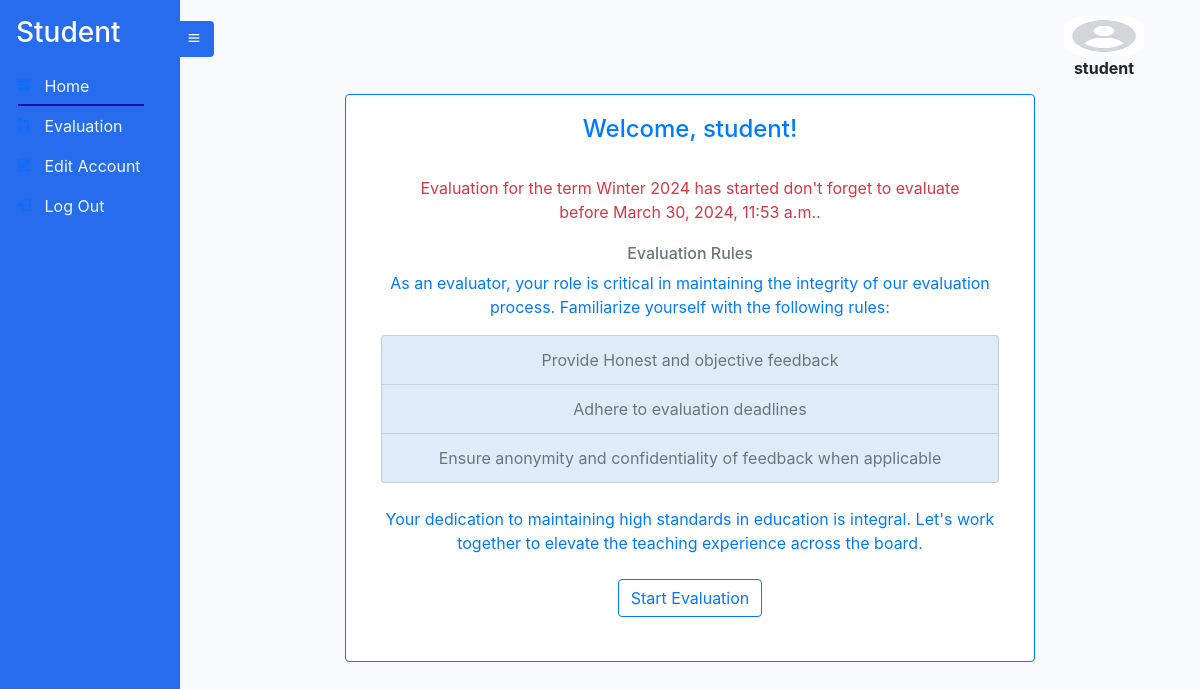
/studenthomepage (signed in), run on an earlier commit of the app's database.
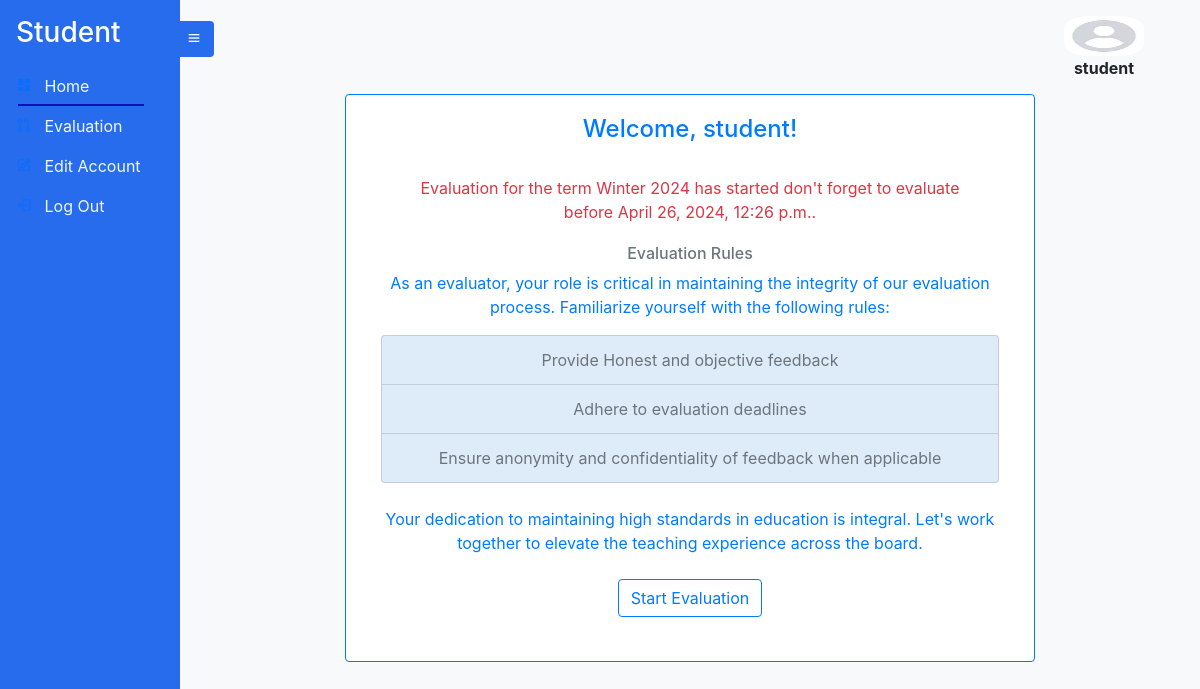
And on a later commit of the database.
### Course/models.py (models this page shows, shortened)
class Term(models.Model):
    Term_id = models.UUIDField(default=uuid.uuid4, unique=True, primary_key=True, editable=False)
    Season = models.CharField(max_length=10, null=True, choices=season_choices, blank=True)
    current_year = datetime.now().year
    Year = models.IntegerField(
        default=current_year,
        validators=[
            MinValueValidator(current_year),
            MaxValueValidator(current_year + 1)
        ],
    )
    Evaluation_Start_Date = models.DateTimeField(null=True, blank=True ,
                                                 validators=[MinValueValidator(limit_value=timezone.now())])
    Evaluation_End_Date = models.DateTimeField(null = True , blank=True ,
                                               validators=[MinValueValidator(limit_value=timezone.now())])
    Courses_Given = models.ManyToManyField(Course)
    EvaluationDone = models.BooleanField(null=True, blank=True , default=False)

### Student/views.py (the view)
# urls.py: path('studenthomepage', studenthomepage , name='studenthomepage'),
def studenthomepage(request):
    student = Student.objects.get(Account_id=request.user)
    student_enrollments = StudentCourseEnrollment.objects.filter(student=student)
    term = None
    try:
        term = Term.objects.get(EvaluationDone = False)
    except:
        term = None
    evaluation_started = False
    evaluation_ended = False
    if(term.Evaluation_Start_Date <= timezone.now()): #check if evaluation started
        print('evaluation started')
        evaluation_started = True
    if(term.Evaluation_End_Date < timezone.now()): # check if evaluation ended
        print('evaluation ended')
        evaluation_ended = True
    context = {
        'active_page': 'home',
        'term':term,
        'evaluation_started':evaluation_started,
        'evaluation_ended':evaluation_ended,
    }
    return render(request, 'student/studenthome.html', context)

### templates/student/studenthome.html (shortened to what this page needs)
{% extends 'student/student.html' %}
{% load static %}
{% block content %}
<div class="text-center">
    <div class="row justify-content-center">
                <div class="card border-primary mb-3 col-md-8" style="max-width: 80rem;">
                    <div class="text-center">
                    <div class="card-body text-primary">
                        <h4 class="card-title">Welcome, {{user.username}}!</h4>
                        <div class="text-center">
                              {% if not term %}
                              <p class="card-text">We're thrilled to have you on board. Your contribution is invaluable in shaping the educational experience at HILCoE.</p>
                              {% else %}
                              {% if evaluation_started == True and evaluation_ended == False %}
                              <div class="card-body text-danger">
                              <p class="card-text">Evaluation for the term {{ term.Season }} {{ term.Year }} has started don't forget to evaluate before {{term.Evaluation_End_Date}}.
                              </p>
                              </div>
                              {% elif evaluation_ended == True  %}
                              <div class="card-body text-danger">
                                <p class="card-text">Evaluation for the term {{ term.Season }} {{ term.Year }} has ended !.
                                </p>
                                </div>
                              {% elif evaluation_started == False %}
                              <div class="card-body text-danger">
                                <p class="card-text">Evaluation for the term {{ term.Season }} {{ term.Year }} has not started !.
                                </p>
                                </div>
                            {% endif %}
                              {% endif %}
                    <h6 class="text-muted">Evaluation Rules</h6>
                            <p class="card-text">As an evaluator, your role is critical in maintaining the integrity of our evaluation process. Familiarize yourself with the following rules:</p>
                            <ul class="list-group">
                                <li class="list-group-item text-muted" style="background-color: rgb(222, 235, 248);color: black;">Provide Honest and objective feedback</li>
                                <li class="list-group-item text-muted " style="background-color: rgb(222, 235, 248); color: black;">Adhere to evaluation deadlines</li>
                                <li class="list-group-item text-muted" style="background-color: rgb(222, 235, 248);color: black;">Ensure anonymity and confidentiality of feedback when applicable</li>
                            </ul>
                        </div>
                        <div class="mt-4">
                            <p class="card-text">Your dedication to maintaining high standards in education is integral. Let's work together to elevate the teaching experience across the board.</p>
                        </div>
                        {% if term %}
                        <br>
    {% if evaluation_started == True and evaluation_ended == False  %}
    <a href="{% url 'evaluate' %}" class="btn btn-outline-primary course-btn">Start Evaluation</a>
     <br><br>
     {% endif %}
    {% endif %}
                </div>
</body>
{% endblock %}

What changed in the data, as far as the page shows it:
changed Term "Winter": Evaluation_End_Date "March 30, 2024, 11:53 a.m." → "April 26, 2024, 12:26 p.m."
